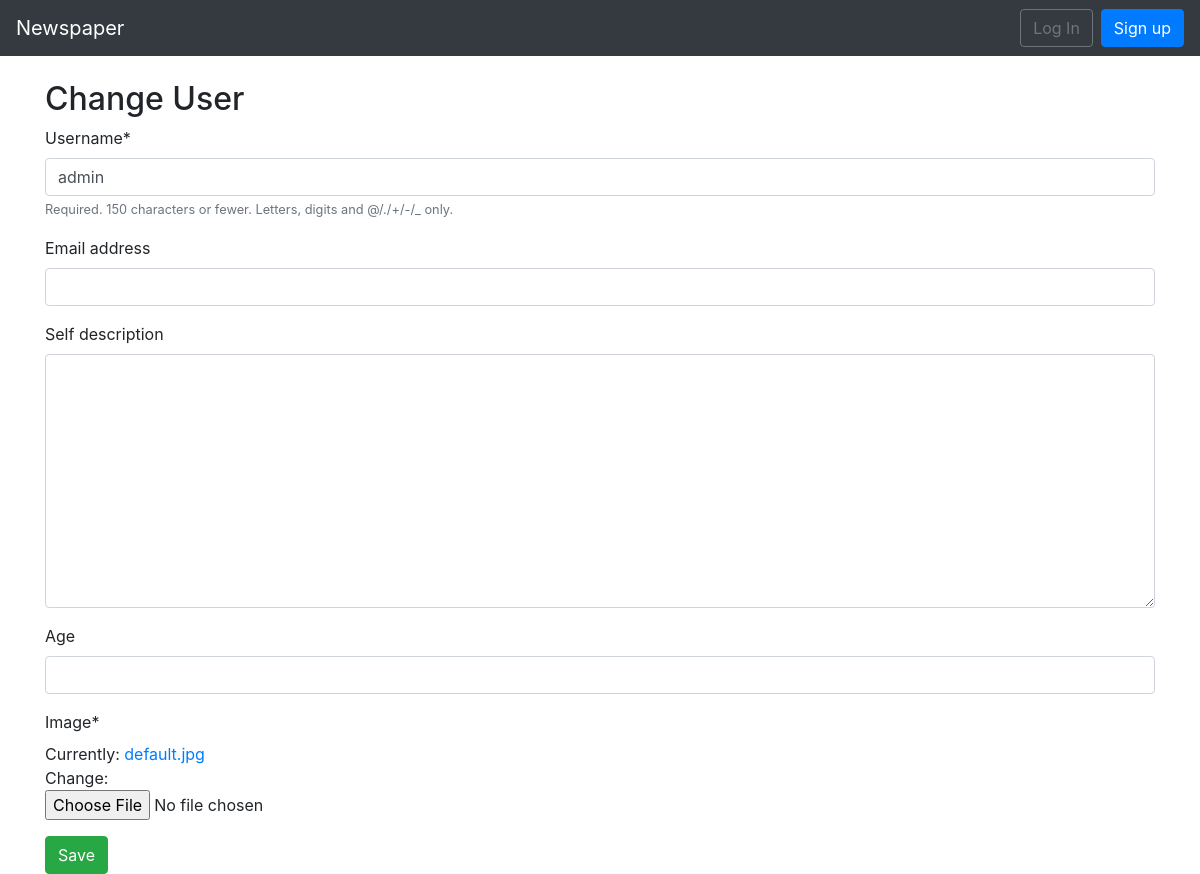
The app's page /users/1/change/, older data.
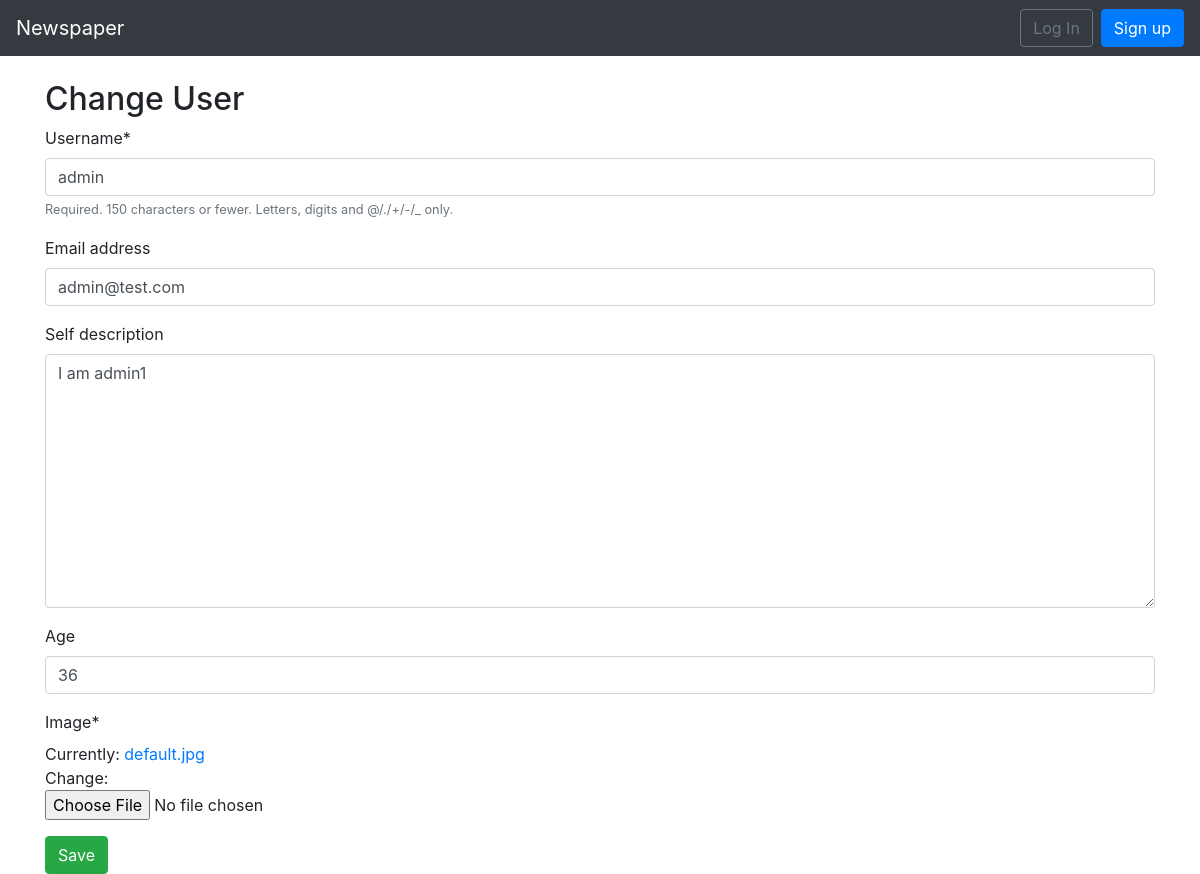
The same page, newer data.
### users/models.py (models this page shows, shortened)
class CustomUser(AbstractUser):
    self_description = models.TextField(blank=True, null=False, default='')
    age = models.PositiveIntegerField(null=True, blank=True)
    image = models.ImageField(default='default.jpg', upload_to='user_images')

### users/views.py (the view, shortened to what this page needs)
# urls.py: path('<int:pk>/change/', ChangeUserView.as_view(), name='change_user'),
class ChangeUserView(UpdateView):
    model = CustomUser
    form_class = CustomUserChangeForm
    success_url = reverse_lazy('home', kwargs={'pk': model.pk}, )
    template_name = 'change.html'

### users/forms.py
class CustomUserChangeForm(UserChangeForm):
    password = None
    class Meta:
        model = CustomUser
        fields = ('username', 'email', 'self_description', 'age', 'image')

### templates/change.html (shortened to what this page needs)
{% extends 'base.html' %}
{% load crispy_forms_tags %}
{% block content %}
<h2>Change User</h2>
<form method='post' enctype="multipart/form-data">
  {{ form|crispy }}
  <button type='submit' class='btn btn-success'>Save</button>
</form>
{% endblock content %}

Row changes from the older to the newer data that the page shows:
changed CustomUser "admin": email (not shown) → "admin@test.com"; self_description (not shown) → "I am admin1"; age (not shown) → "36"
